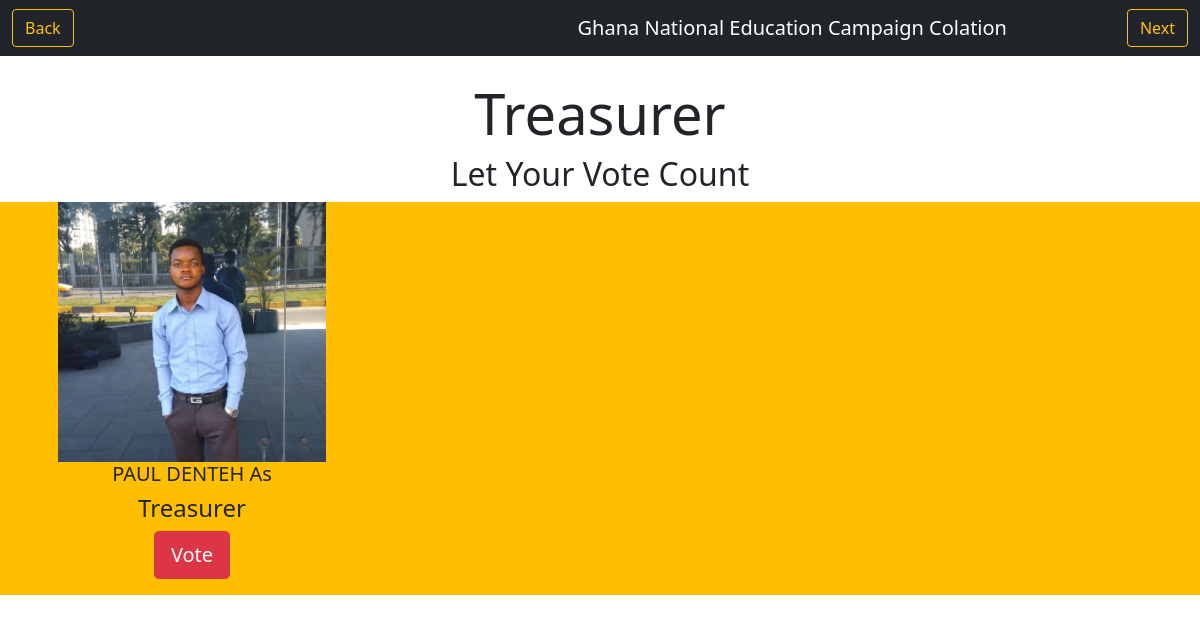
The app's page /position3/ (signed in) with its own data.
### vote/models.py (models this page shows, shortened)
class User(AbstractUser):
    position = models.ForeignKey(Position, null=True, on_delete=models.CASCADE)
    image = models.ImageField(upload_to='profiles', null=True, blank=True)
    created_at = models.DateTimeField(auto_now_add=True)
    updated_at = models.DateTimeField(auto_now=True)

class Position(models.Model):
    name = models.CharField(max_length=150)
    created_at = models.DateTimeField(auto_now_add=True)
    def __str__(self):
        return self.name

### vote/views.py (the view)
# urls.py: path('position3/', views.position3, name='position3'),
@login_required(login_url='login')
def position3(request):
    p3 = User.objects.filter(position_id=3)
    return render(request, 'vote/position3.html', {'np': p3})

### vote/templates/vote/position3.html (shortened to what this page needs)
<!Doctype html>
<html lang="en">
  <head>
<link href="https://cdn.jsdelivr.net/npm/bootstrap@5.0.0/dist/css/bootstrap.min.css" rel="stylesheet">
</head>
<body>
    <nav class="navbar navbar-expand-md navbar-dark bg-dark mb-4">
      <div class="container-fluid" >
          <a class="btn btn-outline-warning my-2 my-sm-0" href="{% url 'position2' %}">Back</a>
          <a  class="navbar-brand" href="#">Ghana National  Education Campaign Colation</a>
          <a class="btn btn-outline-warning my-2 my-sm-0" href="{% url 'position4' %}">Next</a>
      </div>
    </nav>
   <div class="jumbotron jumbotron-fluid">
      <div class="container">
        <h1 class="display-4" style="text-align: center">Treasurer</h1>
        <h2 style="text-align: center">Let Your Vote Count</h2>
      </div>
   </div>
<div class="row">
    {% for p in np %}
        <div class="col-md-4">
            <div class="profile-img">
                <img src="{{ p.image.url}}" alt="connect">
                <h5>{{ p.first_name }} {{ p.last_name }} As</h5>
           <h4>{{ p.position }}</h4>
           <p>
              <a type="button" href="/vote/{{ p.pk }}/{{ p.position.pk }}" class="btn btn-danger btn-lg">Vote</a>
           </p>
       </div>
    </div>
    {% endfor %}
</div>
 </body>
</html>

### vote/templates/vote/position3.html (style rules this page uses)
.navbar-brand { padding-left: 400px; }
.profile-img { text-align: center; }
.profile-img img { width: 70%; height: 100%; }
.row { background-color: #ffbf00; }

### records on screen
User: image (picture), first_name "PAUL", last_name "DENTEH", position "Treasurer"
